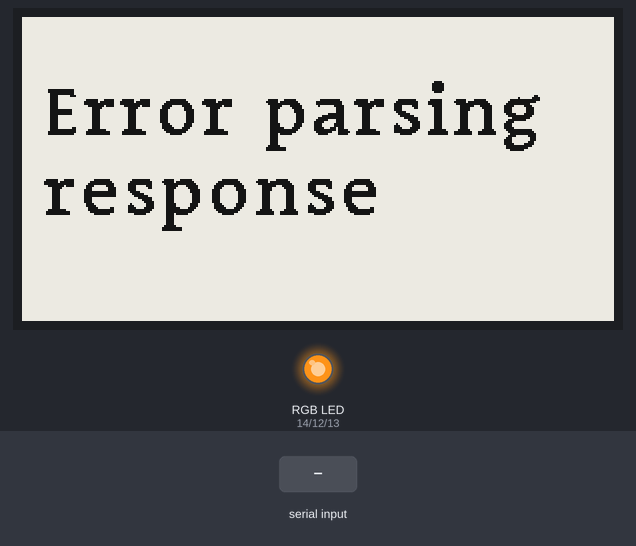
A sketch run on a simulated ESP32. On the bench: 296×152 one-colour display, an RGB LED mixed from three pins (HIGH = lit). The inputs (shaded band) are chosen by the test bench. WiFi joins after 1.5 s; servers stay silent unless stated; uploads are accepted with an empty reply; not simulated (calls return 0 or success): secrets.h; pins used as bus, display or sensor lines are not drawn; what the sketch prints to the serial monitor is not drawn.

Above: at 8.5 s.
8.6 s: "#PARTIAL\n" received over Serial
At 9.9 s:
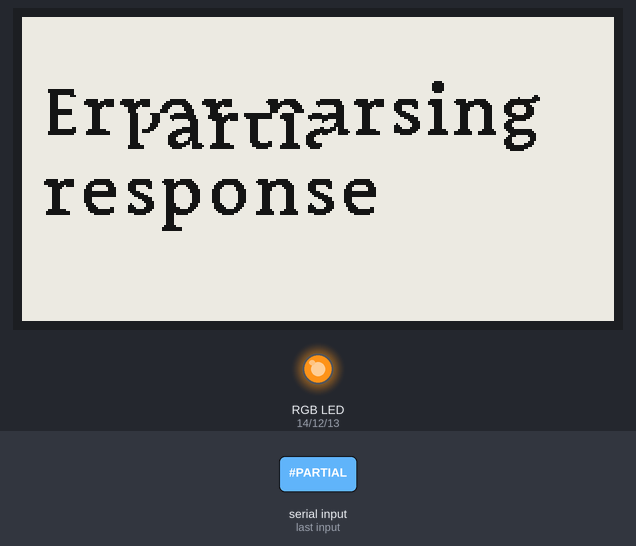
10.6 s: "#QUOTE\n" received over Serial
At 13.5 s:
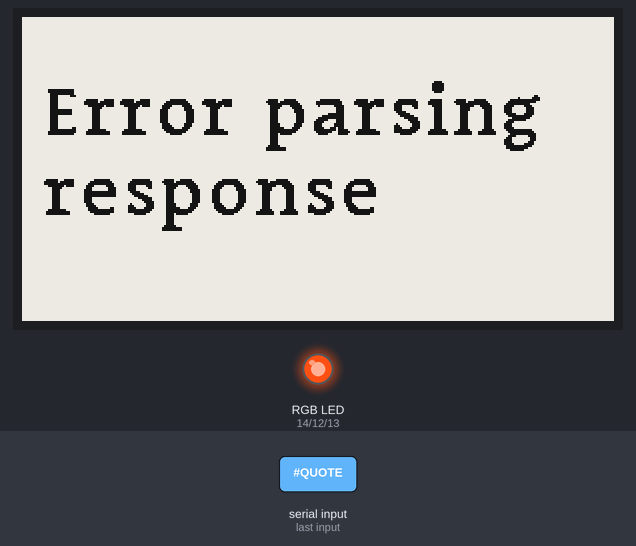
13.6 s: "1\n" received over Serial
At 16.4 s:
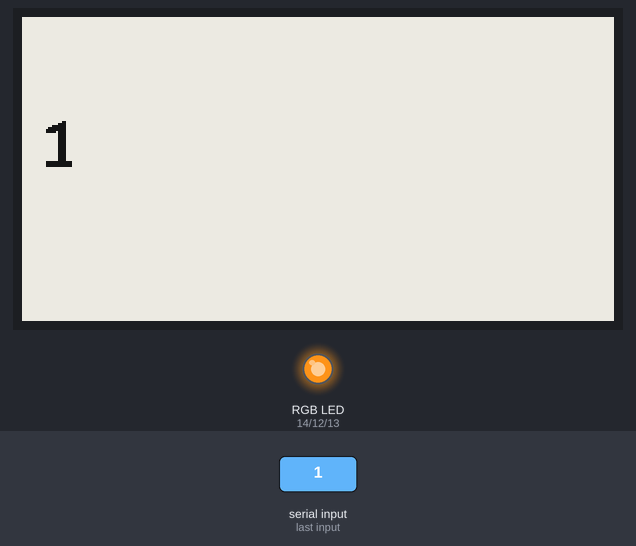
16.6 s: "#PARTIAL\n" received over Serial
At 17.5 s:
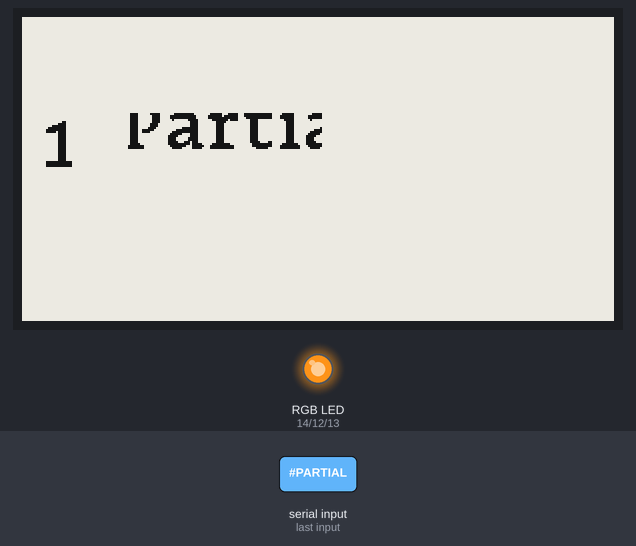
Timing chart, 0 to 19.6 s (numbered marks = the images above; inputs shaded):
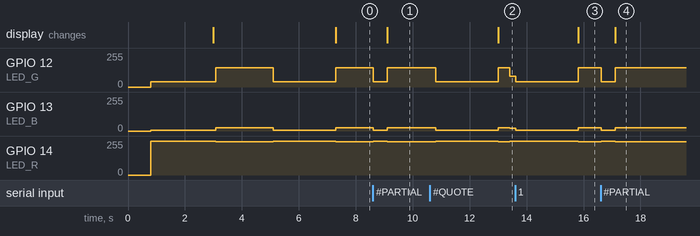

The sketch:

e-paper-11.ino
```cpp
#include <GxEPD2_BW.h>
#include <Adafruit_GFX.h>
#include <SPI.h>
#include <WiFi.h>
#include <HTTPClient.h>
#include <ArduinoJson.h>
#include "secrets.h"
#include "esp32-hal-ledc.h"

#include <NarkissAsaf_Regular9pt7b.h>
#include <NarkissAsaf_Regular12pt7b.h>
#include <NarkissAsaf_Regular20pt7b.h>

// #include <Fonts/FreeMonoBoldOblique9pt7b.h>
// #include <Fonts/FreeMonoBoldOblique12pt7b.h>
// #include <Fonts/FreeMonoBoldOblique18pt7b.h>

// #include <Fonts/FreeMonoOblique9pt7b.h>
// #include <Fonts/FreeMonoOblique12pt7b.h>
// #include <Fonts/FreeMonoOblique18pt7b.h>

// #include <Fonts/FreeSerifItalic9pt7b.h>
// #include <Fonts/FreeSerifItalic12pt7b.h>
// #include <Fonts/FreeSerifItalic18pt7b.h>

// #include <Fonts/FreeSerif9pt7b.h>
// #include <Fonts/FreeSerif12pt7b.h>
// #include <Fonts/FreeSerif18pt7b.h>

const GFXfont* fontSmall = &NarkissAsaf_Regular9pt7b;
const GFXfont* fontMedium = &NarkissAsaf_Regular12pt7b;
const GFXfont* fontLarge = &NarkissAsaf_Regular20pt7b;

#define EPD_CS 5    // Chip Select
#define EPD_DC 17   // Data/Command
#define EPD_RST 16  // Reset
#define EPD_BUSY 4  // Busy

// Display object for Waveshare 2.66-inch B/W (296x152)
GxEPD2_BW<GxEPD2_266_BN, GxEPD2_266_BN::HEIGHT> display(GxEPD2_266_BN(EPD_CS, EPD_DC, EPD_RST, EPD_BUSY));

const char* quoteEndpoint = "https://us-central1-sonder-2813.cloudfunctions.net/serve_quote";

String deviceId = "eink-display-001";

#define MAX_TEXT_LENGTH 256
char textBuffer[MAX_TEXT_LENGTH];

bool displayConnected = false;

bool displayWasConnected = false;
unsigned long lastConnectionCheck = 0;
const unsigned long connectionCheckInterval = 2000;

bool initialStartupComplete = false;
unsigned long startupTime = 0;

uint32_t lastDrawnHash = 0;

bool displayDisconnected = false;


#define LED_G 12  // Green
#define LED_B 13  // Blue
#define LED_R 14  // Red

bool isDrawing = false;

int consecutiveDetectionCount = 0;
bool lastDetectedState = true;

#define CMD_TEST_TEXT "#TEXT:"

void setup() {
  Serial.begin(115200);
  delay(500);

  SPI.begin();

  pinMode(EPD_BUSY, INPUT_PULLUP);
  pinMode(EPD_CS, OUTPUT);
  pinMode(EPD_DC, OUTPUT);
  pinMode(EPD_RST, OUTPUT);

  digitalWrite(EPD_RST, HIGH);
  delay(20);
  digitalWrite(EPD_RST, LOW);
  delay(20);
  digitalWrite(EPD_RST, HIGH);
  delay(200);

  pinMode(LED_R, OUTPUT);
  pinMode(LED_G, OUTPUT);
  pinMode(LED_B, OUTPUT);

  Serial.println("Initializing 2.66\" Waveshare e-Paper display...");
  display.init(115200);
  displayConnected = true;
  displayWasConnected = true;
  display.setRotation(3);  // Landscape mode
  setLedConnected();

  clearDisplay();

  connectToWiFi();
  fetchAndDisplayQuote();

  startupTime = millis();
}

void loop() {
  if (!initialStartupComplete && (millis() - startupTime > 5000)) {
    initialStartupComplete = true;
    Serial.println("Connection detection now active");
    displayWasConnected = true;
    displayDisconnected = false;
  }

  if (initialStartupComplete) {
    unsigned long currentTime = millis();
    if (currentTime - lastConnectionCheck >= 250) {
      lastConnectionCheck = currentTime;

      bool currentDetectedState = checkDisplayConnection();

      if (currentDetectedState != lastDetectedState) {
        consecutiveDetectionCount = 0;
      } else {
        consecutiveDetectionCount++;

        if (consecutiveDetectionCount >= 1) {
          bool currentDisplayState = currentDetectedState;

          if (displayWasConnected && !currentDisplayState) {
            Serial.println("DISPLAY DISCONNECTED!");
            displayDisconnected = true;
            setLedDisconnected();
          }

          if (displayDisconnected && currentDisplayState) {
            Serial.println("DISPLAY RECONNECTED - fetching new quote");
            displayDisconnected = false;
            setLedConnected();

            digitalWrite(EPD_RST, LOW);
            delay(20);
            digitalWrite(EPD_RST, HIGH);
            delay(200);
            display.init(false);

            fetchAndDisplayQuote();
          }

          displayWasConnected = currentDisplayState;
        }
      }

      lastDetectedState = currentDetectedState;
    }
  }

  // Handle serial commands
  if (Serial.available() > 0) {
    int bytesRead = Serial.readBytesUntil('\n', textBuffer, MAX_TEXT_LENGTH - 1);
    textBuffer[bytesRead] = '\0';

    if (bytesRead > 0) {
      // Check if it's the test command
      if (strncmp(textBuffer, CMD_TEST_TEXT, strlen(CMD_TEST_TEXT)) == 0) {
        // Extract the text part after the command
        char* textToDisplay = textBuffer + strlen(CMD_TEST_TEXT);

        // Display the text
        Serial.print("Testing text: ");
        Serial.println(textToDisplay);
      }
      else if (strcmp(textBuffer, "#QUOTE") == 0) {
        // Existing quote command
        fetchAndDisplayQuote();
      }
      else if (strcmp(textBuffer, "#PARTIAL") == 0) {
        updatePartialArea(50, 50, 100, 30, "Partial Update!");
        Serial.println("Partial update performed");
      } else {
        displayText(textBuffer);
        Serial.println("Text updated on display");
      }
    }
  }

  delay(100);
}

void connectToWiFi() {
  Serial.println("\n---------------------------------------");
  Serial.println("Attempting to connect to WiFi...");

  const char* networks[][2] = {
    {SECRET_SSID1, SECRET_PASS1},  // ITP network
    {SECRET_SSID2, SECRET_PASS2}   // Resistor network
  };
  const int numNetworks = 2;

  WiFi.mode(WIFI_STA);
  delay(100);

  for (int network = 0; network < numNetworks; network++) {
    const char* currentSsid = networks[network][0];
    const char* currentPass = networks[network][1];

    Serial.print("Trying to connect to: ");
    Serial.println(currentSsid);

    // Disconnect if already connected
    WiFi.disconnect();
    delay(200);

    // Start connection attempt
    WiFi.begin(currentSsid, currentPass);

    // Wait for connection with feedback
    int attempts = 0;
    while (WiFi.status() != WL_CONNECTED && attempts < 15) {  // Reduced timeout for faster fallback
      delay(500);
      Serial.print(".");
      attempts++;
    }

    // If connected, exit the loop
    if (WiFi.status() == WL_CONNECTED) {
      Serial.println("\nWiFi connected successfully!");
      Serial.print("Connected to: ");
      Serial.println(currentSsid);
      Serial.print("IP address: ");
      Serial.println(WiFi.localIP());
      Serial.print("Signal strength (RSSI): ");
      Serial.print(WiFi.RSSI());
      Serial.println(" dBm");
      break;  // Exit the loop if connected
    } else {
      Serial.println("\nFailed to connect to this network, trying next...");
    }
  }

  // Final connection status
  if (WiFi.status() != WL_CONNECTED) {
    Serial.println("\nFailed to connect to any WiFi network");
    Serial.print("Final status code: ");
    Serial.println(WiFi.status());
  }
  Serial.println("---------------------------------------");
}

void fetchAndDisplayQuote() {
  if (WiFi.status() != WL_CONNECTED) {
    connectToWiFi();
    if (WiFi.status() != WL_CONNECTED) {
      displayText("WiFi not connected");
      return;
    }
  }

  HTTPClient http;
  String url = String(quoteEndpoint) + "?device_id=" + deviceId;

  http.begin(url);
  int httpCode = http.GET();

  if (httpCode == HTTP_CODE_OK) {
    String payload = http.getString();

    // Parse JSON response
    StaticJsonDocument<1024> doc;
    DeserializationError error = deserializeJson(doc, payload);

    if (!error) {
      bool success = doc["success"];

      if (success) {
        String quoteText = doc["quote"];

        // String displayString = "“" + quoteText + "”";
        String displayString = "\"" + quoteText + "\"";

        displayText(displayString.c_str());

        Serial.println("New quote displayed");
      } else {
        displayText("No new quotes available");
      }
    } else {
      displayText("Error parsing response");
    }
  } else {
    String message = "HTTP error: " + String(httpCode);
    displayText(message.c_str());
  }

  http.end();
}

void displayText(const char* text) {
  isDrawing = true;
  setLedDrawing();

  const GFXfont* font = calculateOptimalFont(text);

  display.setFullWindow();
  display.firstPage();

  do {
    display.fillScreen(GxEPD_WHITE);
    displayWrappedText(text, font);
  } while (display.nextPage());

  isDrawing = false;
  setLedConnected();
}

const GFXfont* calculateOptimalFont(const char* text) {
  display.setFont(fontLarge);
  if (allWordsWillFit(text)) {
    return fontLarge;
  }

  display.setFont(fontMedium);
  if (allWordsWillFit(text)) {
    return fontMedium;
  }

  return fontSmall;
}

bool allWordsWillFit(const char* text) {
  int16_t x1, y1;
  uint16_t w, h;

  int screenWidth = display.width() - 20;  // 10px margin on each side

  // Extract and measure each word
  char word[51];  // Buffer for current word
  int wordLen = 0;

  for (int i = 0; i <= strlen(text); i++) {
    if (text[i] == ' ' || text[i] == '\0' || text[i] == '\n') {
      if (wordLen > 0) {
        // Null-terminate the word
        word[wordLen] = '\0';

        // Get word width with current font
        display.getTextBounds(word, 0, 0, &x1, &y1, &w, &h);

        // If any word is too wide for the screen, this font won't work
        if (w > screenWidth) {
          return false;
        }

        // Reset word buffer
        wordLen = 0;
      }
    } else {
      // Add character to current word
      if (wordLen < sizeof(word) - 2) {
        word[wordLen++] = text[i];
      }
    }
  }

  // Also check if total text will fit vertically
  display.getTextBounds("Ay", 0, 0, &x1, &y1, &w, &h);
  int lineHeight = h * 1.3;  // 30% extra space between lines

  // Estimate number of lines needed
  int totalChars = strlen(text);
  int charsPerLine = screenWidth / (w / 2);  // Rough estimate
  int estimatedLines = (totalChars / charsPerLine) + 1;

  // Check if estimated lines will fit vertically
  return (estimatedLines * lineHeight) < display.height();
}

// Display wrapped text with vertical centering
void displayWrappedText(const char* text, const GFXfont* font) {
  display.setFont(font);
  display.setTextColor(GxEPD_BLACK);

  int16_t x1, y1;
  uint16_t w, h;

  // Get character height for line spacing
  display.getTextBounds("Ay", 0, 0, &x1, &y1, &w, &h);
  int lineHeight = h * 1.3;  // 30% extra space between lines

  // Determine a proper space width for this font
  int spaceWidth;
  if (font == fontLarge) {
    spaceWidth = 18;  // Explicit space width for large font
  } else if (font == fontMedium) {
    spaceWidth = 13;  // Explicit space width for medium font
  } else {
    spaceWidth = 10;  // Explicit space width for small font
  }

  int screenWidth = display.width() - 20;  // 10px margin on each side
  int screenHeight = display.height() - 10;

  // FIRST PASS: Calculate how many lines the text will occupy
  int cursorX = 10;
  int numLines = 1;  // Start with at least one line

  // Variables for word processing
  char word[51];  // Buffer for current word
  int wordLen = 0;

  // Process the input text to count lines
  for (int i = 0; i <= strlen(text); i++) {
    // End of word or end of text
    if (text[i] == ' ' || text[i] == '\0' || text[i] == '\n') {
      if (wordLen > 0) {
        // Null-terminate the word
        word[wordLen] = '\0';

        // Get word width
        display.getTextBounds(word, 0, 0, &x1, &y1, &w, &h);

        // Check if word fits on current line
        if (cursorX + w > screenWidth) {
          // Move to next line
          cursorX = 10;
          numLines++;
        }

        // Advance cursor by the word width
        cursorX += w;

        // Add space after word
        if (text[i] == ' ') {
          cursorX += spaceWidth;
        }

        // Reset word buffer
        wordLen = 0;
      } else if (text[i] == ' ') {
        // Handle consecutive spaces
        cursorX += spaceWidth;
      }

      // Handle explicit newline
      if (text[i] == '\n') {
        cursorX = 10;
        numLines++;
      }
    } else {
      // Add character to current word
      if (wordLen < sizeof(word) - 2) {
        word[wordLen++] = text[i];
      }
    }
  }

  // Calculate total text height
  int totalTextHeight = numLines * lineHeight;

  // Calculate starting Y position for vertical centering
  int startY = (screenHeight - totalTextHeight) / 2 + h; // Add h to account for baseline

  // SECOND PASS: Actually draw the text
  cursorX = 10;
  int cursorY = startY;
  wordLen = 0;

  // Process the input text again to draw it
  for (int i = 0; i <= strlen(text); i++) {
    // End of word or end of text
    if (text[i] == ' ' || text[i] == '\0' || text[i] == '\n') {
      if (wordLen > 0) {
        // Null-terminate the word
        word[wordLen] = '\0';

        // Get word width
        display.getTextBounds(word, 0, 0, &x1, &y1, &w, &h);

        // Check if word fits on current line
        if (cursorX + w > screenWidth) {
          // Move to next line
          cursorX = 10;
          cursorY += lineHeight;
        }

        // Draw the word
        display.setCursor(cursorX, cursorY);
        display.print(word);

        // Advance cursor by the word width
        cursorX += w;

        // Add space after word
        if (text[i] == ' ') {
          cursorX += spaceWidth;
        }

        // Reset word buffer
        wordLen = 0;
      } else if (text[i] == ' ') {
        // Handle consecutive spaces
        cursorX += spaceWidth;
      }

      // Handle explicit newline
      if (text[i] == '\n') {
        cursorX = 10;
        cursorY += lineHeight;
      }
    } else {
      // Add character to current word
      if (wordLen < sizeof(word) - 2) {
        word[wordLen++] = text[i];
      }
    }
  }
}

void updatePartialArea(int x, int y, int w, int h, const char* message) {
  isDrawing = true;
  setLedDrawing();

  display.setPartialWindow(x, y, w, h);
  display.firstPage();
  do {
    display.fillRect(x, y, w, h, GxEPD_WHITE);
    display.setCursor(x, y + 15);
    display.setTextColor(GxEPD_BLACK);
    display.print(message);
  } while (display.nextPage());

  isDrawing = false;
  setLedConnected();
}

bool checkDisplayConnection() {
  int busyState = digitalRead(EPD_BUSY);

  if (busyState == HIGH) {
    // Serial.println("Display DISCONNECTED (BUSY pin high)");
    return false;
  }

  return true;
}

void clearDisplay() {
  Serial.println("Clearing display...");
  isDrawing = true;
  setLedDrawing();

  display.setFullWindow();
  display.firstPage();
  do {
    display.fillScreen(GxEPD_WHITE);
  } while (display.nextPage());

  delay(100);
  isDrawing = false;
  setLedConnected();
  Serial.println("Display cleared");
}

void setLedColor(uint8_t r, uint8_t g, uint8_t b) {
  analogWrite(LED_R, r);
  analogWrite(LED_G, g);
  analogWrite(LED_B, b);
}

void setLedConnected() {
  setLedColor(250, 145, 25);  // light green
}

void setLedDisconnected() {
  setLedColor(255, 80, 20);  // yellow
}

void setLedDrawing() {
  setLedColor(255, 40, 5);  // orange
}
```

Source omitted: egular12pt7b.h (data table, 16054 bytes), egular20pt7b.h (data table, 33056 bytes), Regular9pt7b.h (data table, 11683 bytes)

Measured:
- after the input at 8.6 s, GPIO 12 (LED_G): 145/255 → 40/255 at once, → 145/255 0.50 s later; GPIO 13 (LED_B): 25/255 → 5/255 at once, → 25/255 0.50 s later; GPIO 14 (LED_R): 250/255 → 255/255 at once, → 250/255 0.50 s later; the display: changes after 0.51 s (image 1)
- after the input at 10.6 s, GPIO 12 (LED_G): 145/255 → 40/255 after 0.21 s, → 145/255 2.2 s later, → 80/255 0.40 s later; GPIO 13 (LED_B): 25/255 → 5/255 after 0.21 s, → 25/255 2.2 s later, → 20/255 0.40 s later; GPIO 14 (LED_R): 250/255 → 255/255 after 0.21 s instead of 2.0 s; the display: changes after 2.4 s (image 2)
- after the input at 13.6 s, GPIO 12 (LED_G): 80/255 → 40/255 at once, → 145/255 2.2 s later; GPIO 13 (LED_B): 20/255 → 5/255 at once, → 25/255 2.2 s later; GPIO 14 (LED_R): 255/255 → 250/255 after 2.2 s; the display: changes after 2.2 s (image 3)
- after the input at 16.6 s, GPIO 12 (LED_G): 145/255 → 40/255 at once, → 145/255 0.50 s later; GPIO 13 (LED_B): 25/255 → 5/255 at once, → 25/255 0.50 s later; GPIO 14 (LED_R): 250/255 → 255/255 at once, → 250/255 0.50 s later; the display: changes after 0.52 s (image 4)
